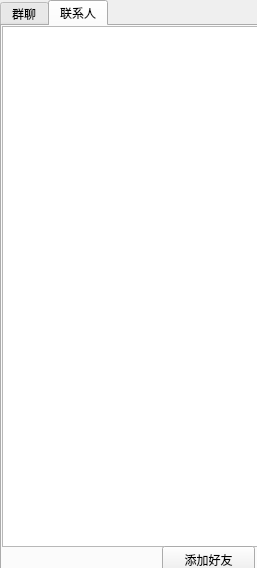
<?xml version="1.0" encoding="UTF-8"?>
<ui version="4.0">
 <class>Form</class>
 <widget class="QWidget" name="Form">
  <property name="geometry">
   <rect>
    <x>0</x>
    <y>0</y>
    <width>257</width>
    <height>568</height>
   </rect>
  </property>
  <property name="windowTitle">
   <string>Form</string>
  </property>
  <widget class="QFrame" name="frame">
   <property name="geometry">
    <rect>
     <x>-10</x>
     <y>-40</y>
     <width>321</width>
     <height>161</height>
    </rect>
   </property>
   <property name="frameShape">
    <enum>QFrame::StyledPanel</enum>
   </property>
   <property name="frameShadow">
    <enum>QFrame::Raised</enum>
   </property>
  </widget>
  <widget class="QTabWidget" name="tabWidget">
   <property name="geometry">
    <rect>
     <x>0</x>
     <y>0</y>
     <width>311</width>
     <height>661</height>
    </rect>
   </property>
   <property name="currentIndex">
    <number>1</number>
   </property>
   <widget class="QWidget" name="Chatroom">
    <attribute name="title">
     <string>群聊</string>
    </attribute>
    <widget class="QPushButton" name="btn_Chatroom">
     <property name="geometry">
      <rect>
       <x>0</x>
       <y>0</y>
       <width>251</width>
       <height>51</height>
      </rect>
     </property>
     <property name="text">
      <string>激情聊天室</string>
     </property>
    </widget>
   </widget>
   <widget class="QWidget" name="members">
    <attribute name="title">
     <string>联系人</string>
    </attribute>
    <widget class="QListWidget" name="list_lianxiren">
     <property name="geometry">
      <rect>
       <x>0</x>
       <y>0</y>
       <width>256</width>
       <height>521</height>
      </rect>
     </property>
    </widget>
    <widget class="QPushButton" name="btn_addFriend">
     <property name="geometry">
      <rect>
       <x>160</x>
       <y>520</y>
       <width>93</width>
       <height>28</height>
      </rect>
     </property>
     <property name="text">
      <string>添加好友</string>
     </property>
    </widget>
   </widget>
  </widget>
 </widget>
 <resources/>
 <connections/>
</ui>
